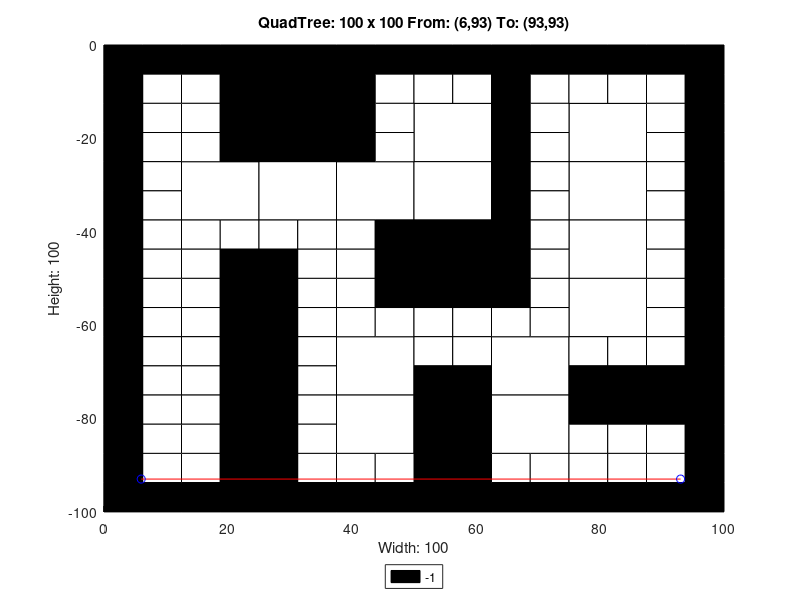

This chart was generated by the following MATLAB code:
axis([0 100 -100 0]);
title('QuadTree: 100 x 100 From: (6,93) To: (93,93)');
xlabel('Width: 100');
ylabel('Height: 100');
rectangle('Position',[25 -12.5 12.5 12.5], 'FaceColor',[0 0 0]);
rectangle('Position',[25 -25 12.5 12.5], 'FaceColor',[0 0 0]);
rectangle('Position',[12.5 -37.5 12.5 12.5], 'FaceColor',[1 1 1]);
rectangle('Position',[25 -37.5 12.5 12.5], 'FaceColor',[1 1 1]);
rectangle('Position',[37.5 -37.5 12.5 12.5], 'FaceColor',[1 1 1]);
rectangle('Position',[50 -25 12.5 12.5], 'FaceColor',[1 1 1]);
rectangle('Position',[75 -25 12.5 12.5], 'FaceColor',[1 1 1]);
rectangle('Position',[50 -37.5 12.5 12.5], 'FaceColor',[1 1 1]);
rectangle('Position',[50 -50 12.5 12.5], 'FaceColor',[0 0 0]);
rectangle('Position',[75 -37.5 12.5 12.5], 'FaceColor',[1 1 1]);
rectangle('Position',[75 -50 12.5 12.5], 'FaceColor',[1 1 1]);
rectangle('Position',[37.5 -75 12.5 12.5], 'FaceColor',[1 1 1]);
rectangle('Position',[37.5 -87.5 12.5 12.5], 'FaceColor',[1 1 1]);
rectangle('Position',[62.5 -75 12.5 12.5], 'FaceColor',[1 1 1]);
rectangle('Position',[75 -62.5 12.5 12.5], 'FaceColor',[1 1 1]);
rectangle('Position',[50 -87.5 12.5 12.5], 'FaceColor',[0 0 0]);
rectangle('Position',[62.5 -87.5 12.5 12.5], 'FaceColor',[1 1 1]);
rectangle('Position',[50 -100 12.5 12.5], 'FaceColor',[0 0 0]);
rectangle('Position',[0 -6.25 6.25 6.25], 'FaceColor',[0 0 0]);
rectangle('Position',[6.25 -6.25 6.25 6.25], 'FaceColor',[0 0 0]);
rectangle('Position',[0 -12.5 6.25 6.25], 'FaceColor',[0 0 0]);
rectangle('Position',[6.25 -12.5 6.25 6.25], 'FaceColor',[1 1 1]);
rectangle('Position',[12.5 -6.25 6.25 6.25], 'FaceColor',[0 0 0]);
rectangle('Position',[18.75 -6.25 6.25 6.25], 'FaceColor',[0 0 0]);
rectangle('Position',[12.5 -12.5 6.25 6.25], 'FaceColor',[1 1 1]);
rectangle('Position',[18.75 -12.5 6.25 6.25], 'FaceColor',[0 0 0]);
rectangle('Position',[0 -18.75 6.25 6.25], 'FaceColor',[0 0 0]);
rectangle('Position',[6.25 -18.75 6.25 6.25], 'FaceColor',[1 1 1]);
rectangle('Position',[0 -25 6.25 6.25], 'FaceColor',[0 0 0]);
rectangle('Position',[6.25 -25 6.25 6.25], 'FaceColor',[1 1 1]);
rectangle('Position',[12.5 -18.75 6.25 6.25], 'FaceColor',[1 1 1]);
rectangle('Position',[18.75 -18.75 6.25 6.25], 'FaceColor',[0 0 0]);
rectangle('Position',[12.5 -25 6.25 6.25], 'FaceColor',[1 1 1]);
rectangle('Position',[18.75 -25 6.25 6.25], 'FaceColor',[0 0 0]);
rectangle('Position',[37.5 -6.25 6.25 6.25], 'FaceColor',[0 0 0]);
rectangle('Position',[43.75 -6.25 6.25 6.25], 'FaceColor',[0 0 0]);
rectangle('Position',[37.5 -12.5 6.25 6.25], 'FaceColor',[0 0 0]);
rectangle('Position',[43.75 -12.5 6.25 6.25], 'FaceColor',[1 1 1]);
rectangle('Position',[37.5 -18.75 6.25 6.25], 'FaceColor',[0 0 0]);
rectangle('Position',[43.75 -18.75 6.25 6.25], 'FaceColor',[1 1 1]);
rectangle('Position',[37.5 -25 6.25 6.25], 'FaceColor',[0 0 0]);
rectangle('Position',[43.75 -25 6.25 6.25], 'FaceColor',[1 1 1]);
rectangle('Position',[0 -31.25 6.25 6.25], 'FaceColor',[0 0 0]);
rectangle('Position',[6.25 -31.25 6.25 6.25], 'FaceColor',[1 1 1]);
rectangle('Position',[0 -37.5 6.25 6.25], 'FaceColor',[0 0 0]);
rectangle('Position',[6.25 -37.5 6.25 6.25], 'FaceColor',[1 1 1]);
rectangle('Position',[0 -43.75 6.25 6.25], 'FaceColor',[0 0 0]);
rectangle('Position',[6.25 -43.75 6.25 6.25], 'FaceColor',[1 1 1]);
rectangle('Position',[0 -50 6.25 6.25], 'FaceColor',[0 0 0]);
rectangle('Position',[6.25 -50 6.25 6.25], 'FaceColor',[1 1 1]);
rectangle('Position',[12.5 -43.75 6.25 6.25], 'FaceColor',[1 1 1]);
rectangle('Position',[18.75 -43.75 6.25 6.25], 'FaceColor',[1 1 1]);
rectangle('Position',[12.5 -50 6.25 6.25], 'FaceColor',[1 1 1]);
rectangle('Position',[18.75 -50 6.25 6.25], 'FaceColor',[0 0 0]);
rectangle('Position',[25 -43.75 6.25 6.25], 'FaceColor',[1 1 1]);
rectangle('Position',[31.25 -43.75 6.25 6.25], 'FaceColor',[1 1 1]);
rectangle('Position',[25 -50 6.25 6.25], 'FaceColor',[0 0 0]);
rectangle('Position',[31.25 -50 6.25 6.25], 'FaceColor',[1 1 1]);
rectangle('Position',[37.5 -43.75 6.25 6.25], 'FaceColor',[1 1 1]);
rectangle('Position',[43.75 -43.75 6.25 6.25], 'FaceColor',[0 0 0]);
rectangle('Position',[37.5 -50 6.25 6.25], 'FaceColor',[1 1 1]);
rectangle('Position',[43.75 -50 6.25 6.25], 'FaceColor',[0 0 0]);
rectangle('Position',[50 -6.25 6.25 6.25], 'FaceColor',[0 0 0]);
rectangle('Position',[56.25 -6.25 6.25 6.25], 'FaceColor',[0 0 0]);
rectangle('Position',[50 -12.5 6.25 6.25], 'FaceColor',[1 1 1]);
rectangle('Position',[56.25 -12.5 6.25 6.25], 'FaceColor',[1 1 1]);
rectangle('Position',[62.5 -6.25 6.25 6.25], 'FaceColor',[0 0 0]);
rectangle('Position',[68.75 -6.25 6.25 6.25], 'FaceColor',[0 0 0]);
rectangle('Position',[62.5 -12.5 6.25 6.25], 'FaceColor',[0 0 0]);
rectangle('Position',[68.75 -12.5 6.25 6.25], 'FaceColor',[1 1 1]);
rectangle('Position',[62.5 -18.75 6.25 6.25], 'FaceColor',[0 0 0]);
rectangle('Position',[68.75 -18.75 6.25 6.25], 'FaceColor',[1 1 1]);
rectangle('Position',[62.5 -25 6.25 6.25], 'FaceColor',[0 0 0]);
rectangle('Position',[68.75 -25 6.25 6.25], 'FaceColor',[1 1 1]);
rectangle('Position',[75 -6.25 6.25 6.25], 'FaceColor',[0 0 0]);
rectangle('Position',[81.25 -6.25 6.25 6.25], 'FaceColor',[0 0 0]);
rectangle('Position',[75 -12.5 6.25 6.25], 'FaceColor',[1 1 1]);
rectangle('Position',[81.25 -12.5 6.25 6.25], 'FaceColor',[1 1 1]);
rectangle('Position',[87.5 -6.25 6.25 6.25], 'FaceColor',[0 0 0]);
rectangle('Position',[93.75 -6.25 6.25 6.25], 'FaceColor',[0 0 0]);
rectangle('Position',[87.5 -12.5 6.25 6.25], 'FaceColor',[1 1 1]);
rectangle('Position',[93.75 -12.5 6.25 6.25], 'FaceColor',[0 0 0]);
rectangle('Position',[87.5 -18.75 6.25 6.25], 'FaceColor',[1 1 1]);
rectangle('Position',[93.75 -18.75 6.25 6.25], 'FaceColor',[0 0 0]);
rectangle('Position',[87.5 -25 6.25 6.25], 'FaceColor',[1 1 1]);
rectangle('Position',[93.75 -25 6.25 6.25], 'FaceColor',[0 0 0]);
rectangle('Position',[62.5 -31.25 6.25 6.25], 'FaceColor',[0 0 0]);
rectangle('Position',[68.75 -31.25 6.25 6.25], 'FaceColor',[1 1 1]);
rectangle('Position',[62.5 -37.5 6.25 6.25], 'FaceColor',[0 0 0]);
rectangle('Position',[68.75 -37.5 6.25 6.25], 'FaceColor',[1 1 1]);
rectangle('Position',[62.5 -43.75 6.25 6.25], 'FaceColor',[0 0 0]);
rectangle('Position',[68.75 -43.75 6.25 6.25], 'FaceColor',[1 1 1]);
rectangle('Position',[62.5 -50 6.25 6.25], 'FaceColor',[0 0 0]);
rectangle('Position',[68.75 -50 6.25 6.25], 'FaceColor',[1 1 1]);
rectangle('Position',[87.5 -31.25 6.25 6.25], 'FaceColor',[1 1 1]);
rectangle('Position',[93.75 -31.25 6.25 6.25], 'FaceColor',[0 0 0]);
rectangle('Position',[87.5 -37.5 6.25 6.25], 'FaceColor',[1 1 1]);
rectangle('Position',[93.75 -37.5 6.25 6.25], 'FaceColor',[0 0 0]);
rectangle('Position',[87.5 -43.75 6.25 6.25], 'FaceColor',[1 1 1]);
rectangle('Position',[93.75 -43.75 6.25 6.25], 'FaceColor',[0 0 0]);
rectangle('Position',[87.5 -50 6.25 6.25], 'FaceColor',[1 1 1]);
rectangle('Position',[93.75 -50 6.25 6.25], 'FaceColor',[0 0 0]);
rectangle('Position',[0 -56.25 6.25 6.25], 'FaceColor',[0 0 0]);
rectangle('Position',[6.25 -56.25 6.25 6.25], 'FaceColor',[1 1 1]);
rectangle('Position',[0 -62.5 6.25 6.25], 'FaceColor',[0 0 0]);
rectangle('Position',[6.25 -62.5 6.25 6.25], 'FaceColor',[1 1 1]);
rectangle('Position',[12.5 -56.25 6.25 6.25], 'FaceColor',[1 1 1]);
rectangle('Position',[18.75 -56.25 6.25 6.25], 'FaceColor',[0 0 0]);
rectangle('Position',[12.5 -62.5 6.25 6.25], 'FaceColor',[1 1 1]);
rectangle('Position',[18.75 -62.5 6.25 6.25], 'FaceColor',[0 0 0]);
rectangle('Position',[0 -68.75 6.25 6.25], 'FaceColor',[0 0 0]);
rectangle('Position',[6.25 -68.75 6.25 6.25], 'FaceColor',[1 1 1]);
rectangle('Position',[0 -75 6.25 6.25], 'FaceColor',[0 0 0]);
rectangle('Position',[6.25 -75 6.25 6.25], 'FaceColor',[1 1 1]);
rectangle('Position',[12.5 -68.75 6.25 6.25], 'FaceColor',[1 1 1]);
rectangle('Position',[18.75 -68.75 6.25 6.25], 'FaceColor',[0 0 0]);
rectangle('Position',[12.5 -75 6.25 6.25], 'FaceColor',[1 1 1]);
rectangle('Position',[18.75 -75 6.25 6.25], 'FaceColor',[0 0 0]);
rectangle('Position',[25 -56.25 6.25 6.25], 'FaceColor',[0 0 0]);
rectangle('Position',[31.25 -56.25 6.25 6.25], 'FaceColor',[1 1 1]);
rectangle('Position',[25 -62.5 6.25 6.25], 'FaceColor',[0 0 0]);
rectangle('Position',[31.25 -62.5 6.25 6.25], 'FaceColor',[1 1 1]);
rectangle('Position',[37.5 -56.25 6.25 6.25], 'FaceColor',[1 1 1]);
rectangle('Position',[43.75 -56.25 6.25 6.25], 'FaceColor',[0 0 0]);
rectangle('Position',[37.5 -62.5 6.25 6.25], 'FaceColor',[1 1 1]);
rectangle('Position',[43.75 -62.5 6.25 6.25], 'FaceColor',[1 1 1]);
rectangle('Position',[25 -68.75 6.25 6.25], 'FaceColor',[0 0 0]);
rectangle('Position',[31.25 -68.75 6.25 6.25], 'FaceColor',[1 1 1]);
rectangle('Position',[25 -75 6.25 6.25], 'FaceColor',[0 0 0]);
rectangle('Position',[31.25 -75 6.25 6.25], 'FaceColor',[1 1 1]);
rectangle('Position',[0 -81.25 6.25 6.25], 'FaceColor',[0 0 0]);
rectangle('Position',[6.25 -81.25 6.25 6.25], 'FaceColor',[1 1 1]);
rectangle('Position',[0 -87.5 6.25 6.25], 'FaceColor',[0 0 0]);
rectangle('Position',[6.25 -87.5 6.25 6.25], 'FaceColor',[1 1 1]);
rectangle('Position',[12.5 -81.25 6.25 6.25], 'FaceColor',[1 1 1]);
rectangle('Position',[18.75 -81.25 6.25 6.25], 'FaceColor',[0 0 0]);
rectangle('Position',[12.5 -87.5 6.25 6.25], 'FaceColor',[1 1 1]);
rectangle('Position',[18.75 -87.5 6.25 6.25], 'FaceColor',[0 0 0]);
rectangle('Position',[0 -93.75 6.25 6.25], 'FaceColor',[0 0 0]);
rectangle('Position',[6.25 -93.75 6.25 6.25], 'FaceColor',[1 1 1]);
rectangle('Position',[0 -100 6.25 6.25], 'FaceColor',[0 0 0]);
rectangle('Position',[6.25 -100 6.25 6.25], 'FaceColor',[0 0 0]);
rectangle('Position',[12.5 -93.75 6.25 6.25], 'FaceColor',[1 1 1]);
rectangle('Position',[18.75 -93.75 6.25 6.25], 'FaceColor',[0 0 0]);
rectangle('Position',[12.5 -100 6.25 6.25], 'FaceColor',[0 0 0]);
rectangle('Position',[18.75 -100 6.25 6.25], 'FaceColor',[0 0 0]);
rectangle('Position',[25 -81.25 6.25 6.25], 'FaceColor',[0 0 0]);
rectangle('Position',[31.25 -81.25 6.25 6.25], 'FaceColor',[1 1 1]);
rectangle('Position',[25 -87.5 6.25 6.25], 'FaceColor',[0 0 0]);
rectangle('Position',[31.25 -87.5 6.25 6.25], 'FaceColor',[1 1 1]);
rectangle('Position',[25 -93.75 6.25 6.25], 'FaceColor',[0 0 0]);
rectangle('Position',[31.25 -93.75 6.25 6.25], 'FaceColor',[1 1 1]);
rectangle('Position',[25 -100 6.25 6.25], 'FaceColor',[0 0 0]);
rectangle('Position',[31.25 -100 6.25 6.25], 'FaceColor',[0 0 0]);
rectangle('Position',[37.5 -93.75 6.25 6.25], 'FaceColor',[1 1 1]);
rectangle('Position',[43.75 -93.75 6.25 6.25], 'FaceColor',[1 1 1]);
rectangle('Position',[37.5 -100 6.25 6.25], 'FaceColor',[0 0 0]);
rectangle('Position',[43.75 -100 6.25 6.25], 'FaceColor',[0 0 0]);
rectangle('Position',[50 -56.25 6.25 6.25], 'FaceColor',[0 0 0]);
rectangle('Position',[56.25 -56.25 6.25 6.25], 'FaceColor',[0 0 0]);
rectangle('Position',[50 -62.5 6.25 6.25], 'FaceColor',[1 1 1]);
rectangle('Position',[56.25 -62.5 6.25 6.25], 'FaceColor',[1 1 1]);
rectangle('Position',[62.5 -56.25 6.25 6.25], 'FaceColor',[0 0 0]);
rectangle('Position',[68.75 -56.25 6.25 6.25], 'FaceColor',[1 1 1]);
rectangle('Position',[62.5 -62.5 6.25 6.25], 'FaceColor',[1 1 1]);
rectangle('Position',[68.75 -62.5 6.25 6.25], 'FaceColor',[1 1 1]);
rectangle('Position',[50 -68.75 6.25 6.25], 'FaceColor',[1 1 1]);
rectangle('Position',[56.25 -68.75 6.25 6.25], 'FaceColor',[1 1 1]);
rectangle('Position',[50 -75 6.25 6.25], 'FaceColor',[0 0 0]);
rectangle('Position',[56.25 -75 6.25 6.25], 'FaceColor',[0 0 0]);
rectangle('Position',[87.5 -56.25 6.25 6.25], 'FaceColor',[1 1 1]);
rectangle('Position',[93.75 -56.25 6.25 6.25], 'FaceColor',[0 0 0]);
rectangle('Position',[87.5 -62.5 6.25 6.25], 'FaceColor',[1 1 1]);
rectangle('Position',[93.75 -62.5 6.25 6.25], 'FaceColor',[0 0 0]);
rectangle('Position',[75 -68.75 6.25 6.25], 'FaceColor',[1 1 1]);
rectangle('Position',[81.25 -68.75 6.25 6.25], 'FaceColor',[1 1 1]);
rectangle('Position',[75 -75 6.25 6.25], 'FaceColor',[0 0 0]);
rectangle('Position',[81.25 -75 6.25 6.25], 'FaceColor',[0 0 0]);
rectangle('Position',[87.5 -68.75 6.25 6.25], 'FaceColor',[1 1 1]);
rectangle('Position',[93.75 -68.75 6.25 6.25], 'FaceColor',[0 0 0]);
rectangle('Position',[87.5 -75 6.25 6.25], 'FaceColor',[0 0 0]);
rectangle('Position',[93.75 -75 6.25 6.25], 'FaceColor',[0 0 0]);
rectangle('Position',[62.5 -93.75 6.25 6.25], 'FaceColor',[1 1 1]);
rectangle('Position',[68.75 -93.75 6.25 6.25], 'FaceColor',[1 1 1]);
rectangle('Position',[62.5 -100 6.25 6.25], 'FaceColor',[0 0 0]);
rectangle('Position',[68.75 -100 6.25 6.25], 'FaceColor',[0 0 0]);
rectangle('Position',[75 -81.25 6.25 6.25], 'FaceColor',[0 0 0]);
rectangle('Position',[81.25 -81.25 6.25 6.25], 'FaceColor',[0 0 0]);
rectangle('Position',[75 -87.5 6.25 6.25], 'FaceColor',[1 1 1]);
rectangle('Position',[81.25 -87.5 6.25 6.25], 'FaceColor',[1 1 1]);
rectangle('Position',[87.5 -81.25 6.25 6.25], 'FaceColor',[0 0 0]);
rectangle('Position',[93.75 -81.25 6.25 6.25], 'FaceColor',[0 0 0]);
rectangle('Position',[87.5 -87.5 6.25 6.25], 'FaceColor',[1 1 1]);
rectangle('Position',[93.75 -87.5 6.25 6.25], 'FaceColor',[0 0 0]);
rectangle('Position',[75 -93.75 6.25 6.25], 'FaceColor',[1 1 1]);
rectangle('Position',[81.25 -93.75 6.25 6.25], 'FaceColor',[1 1 1]);
rectangle('Position',[75 -100 6.25 6.25], 'FaceColor',[0 0 0]);
rectangle('Position',[81.25 -100 6.25 6.25], 'FaceColor',[0 0 0]);
rectangle('Position',[87.5 -93.75 6.25 6.25], 'FaceColor',[1 1 1]);
rectangle('Position',[93.75 -93.75 6.25 6.25], 'FaceColor',[0 0 0]);
rectangle('Position',[87.5 -100 6.25 6.25], 'FaceColor',[0 0 0]);
rectangle('Position',[93.75 -100 6.25 6.25], 'FaceColor',[0 0 0]);
X=[93,6];
Y=[-93,-93];
hold on;
plot(X,Y,'r');
plot(X,Y,'bo');
legend('-1','Location','southoutside');
